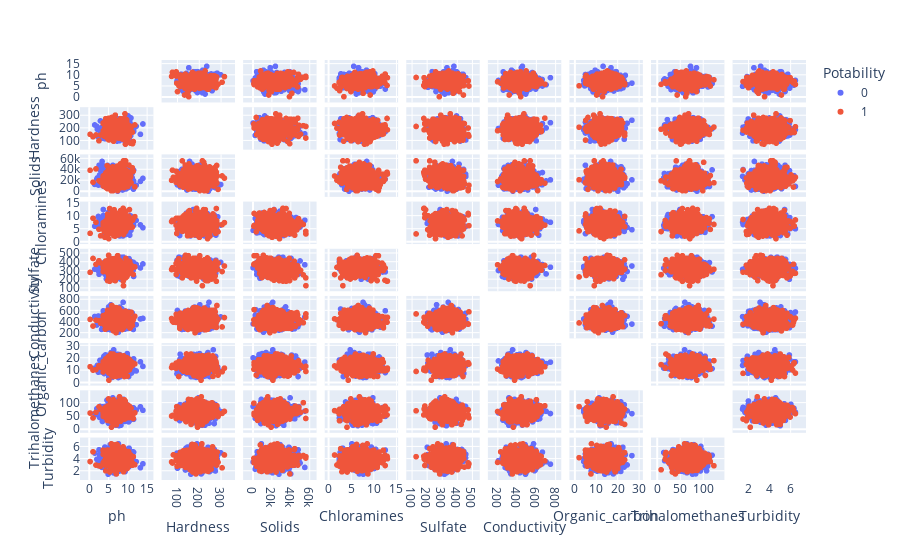

Here is the notebook cell this chart was saved with:
### Code cell
fig = px.scatter_matrix(dfWater2, dimensions=["ph", "Hardness", "Solids", "Chloramines", "Sulfate", "Conductivity", "Organic_carbon", "Trihalomethanes", "Turbidity"], color="Potability")
fig.update_traces(diagonal_visible=False)
fig.show()

### Figure 1 — Plotly figure (JSON) as saved in the notebook; plotly's stock layout.template omitted (floating-point values rounded to 4 significant figures; data arrays with more than 128 entries replaced by an {"elided": "..."} marker saying what was removed)
{"data": [{"diagonal": {"visible": false}, "dimensions": [{"axis": {"matches": true}, "label": "ph", "values": {"elided": "1200 float values"}}, {"axis": {"matches": true}, "label": "Hardness", "values": {"elided": "1200 float values"}}, {"axis": {"matches": true}, "label": "Solids", "values": {"elided": "1200 float values"}}, {"axis": {"matches": true}, "label": "Chloramines", "values": {"elided": "1200 float values"}}, {"axis": {"matches": true}, "label": "Sulfate", "values": {"elided": "1200 float values"}}, {"axis": {"matches": true}, "label": "Conductivity", "values": {"elided": "1200 float values"}}, {"axis": {"matches": true}, "label": "Organic_carbon", "values": {"elided": "1200 float values"}}, {"axis": {"matches": true}, "label": "Trihalomethanes", "values": {"elided": "1200 float values"}}, {"axis": {"matches": true}, "label": "Turbidity", "values": {"elided": "1200 float values"}}], "hovertemplate": "Potability=0<br>%{xaxis.title.text}=%{x}<br>%{yaxis.title.text}=%{y}<extra></extra>", "legendgroup": "0", "marker": {"color": "#636efa", "symbol": "circle"}, "name": "0", "showlegend": true, "type": "splom"}, {"diagonal": {"visible": false}, "dimensions": [{"axis": {"matches": true}, "label": "ph", "values": {"elided": "811 float values"}}, {"axis": {"matches": true}, "label": "Hardness", "values": {"elided": "811 float values"}}, {"axis": {"matches": true}, "label": "Solids", "values": {"elided": "811 float values"}}, {"axis": {"matches": true}, "label": "Chloramines", "values": {"elided": "811 float values"}}, {"axis": {"matches": true}, "label": "Sulfate", "values": {"elided": "811 float values"}}, {"axis": {"matches": true}, "label": "Conductivity", "values": {"elided": "811 float values"}}, {"axis": {"matches": true}, "label": "Organic_carbon", "values": {"elided": "811 float values"}}, {"axis": {"matches": true}, "label": "Trihalomethanes", "values": {"elided": "811 float values"}}, {"axis": {"matches": true}, "label": "Turbidity", "values": {"elided": "811 float values"}}], "hovertemplate": "Potability=1<br>%{xaxis.title.text}=%{x}<br>%{yaxis.title.text}=%{y}<extra></extra>", "legendgroup": "1", "marker": {"color": "#EF553B", "symbol": "circle"}, "name": "1", "showlegend": true, "type": "splom"}], "layout": {"dragmode": "select", "legend": {"title": {"text": "Potability"}, "tracegroupgap": 0}, "margin": {"t": 60}}}
